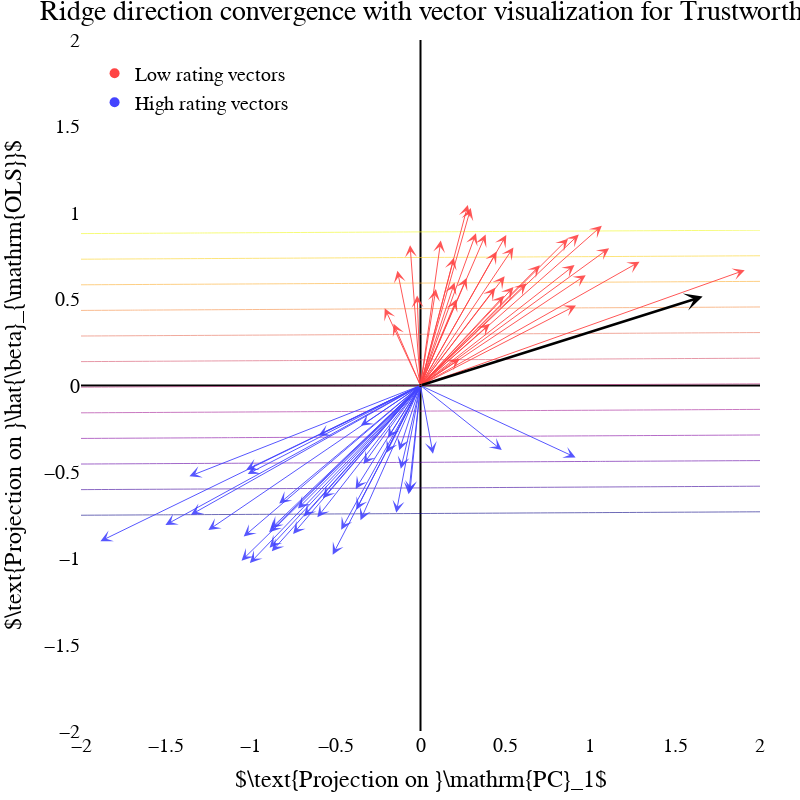

Here is the notebook cell this chart was saved with:
### Code cell
# ---------- main helper -------------------------------------------
def create_ridge_alignment_plot(
    attribute: str = "trustworthy",
    n_samples: int | None = 1004,
    alphas: np.ndarray | None = None,
    n_alphas_to_show: int = 1,
    width: int = 800,
    height: int = 800,
):
    """
    • vectors from origin to each stimulus point (colored by rating)
    • β̂_OLS and v_CI vectors with arrowheads & on-plot LaTeX labels
    • dashed Ridge path with arrowheads for selected α
    • vectors starting from centroid of low-rating points
    • centroids and connecting line shown
    • covariance ellipses for low and high rating groups
    • level-set contours of β_OLS regression
    """
    # 1 – load data & key vectors
    X, y, Σ_v, pc1, _, _ = load_attribute_data(attribute)
    #remove the max y val from X and y
    X = X[y!= y.max()]
    y = y[y!= y.max()]
    y = -y

    if n_samples is not None:
        X, y = X[:n_samples], y[:n_samples]

    β_ols = -LinearRegression(fit_intercept=False).fit(X, y).coef_
    β_ols /= np.linalg.norm(β_ols) + 1e-12
    v_ci  = Σ_v @ β_ols
    v_ci /= np.linalg.norm(v_ci) + 1e-12
    # X, y = X[::6], y[::6]
    
    # 2 – projection
    ortho = orthogonalize(β_ols, pc1)
    X2d         = _project(X,        pc1, ortho) * 100
    X2d = -X2d*np.array([0.8, 3])*1.2
    β_ols_2d    = _project(β_ols,    pc1, ortho)*np.array([0.5, 1])#*X2d[:,1].std()
    v_ci_2d     = _project(v_ci,     pc1, ortho)#*X2d[:,0].std()#*np.linalg.norm(v_ci)
    
    # 3 – calculate centroids and group masks
    low_rating_mask = y < y.mean()-y.std()*1.5
    high_rating_mask = y > y.mean()+y.std()*1.5
    print(y)
    
    low_centroid = np.mean(X2d[low_rating_mask], axis=0) if np.any(low_rating_mask) else np.array([0.0, 0.0])
    high_centroid = np.mean(X2d[high_rating_mask], axis=0) if np.any(high_rating_mask) else np.array([0.0, 0.0])
    
    # Get points for each group for covariance calculation
    low_points = X2d[low_rating_mask] if np.any(low_rating_mask) else np.array([]).reshape(0, 2)
    high_points = X2d[high_rating_mask] if np.any(high_rating_mask) else np.array([]).reshape(0, 2)

    dist_to_centroid = np.linalg.norm(high_centroid - low_centroid)
    y_dist_to_centroid = np.linalg.norm(high_centroid[1] - low_centroid[1])
    β_ols_2d = β_ols_2d * y_dist_to_centroid
    v_ci_2d = v_ci_2d * dist_to_centroid*np.array([1.2, 1.25])
    print(f"Distance between centroids: {dist_to_centroid}")
    print(f"Distance between centroids in y: {y_dist_to_centroid}")
    print(f"Low rating centroid (y < 70): {low_centroid}")
    print(f"High rating centroid (y > 70): {high_centroid}")
    print(f"Points with y < 70: {np.sum(low_rating_mask)}")
    print(f"Points with y > 70: {np.sum(high_rating_mask)}")

    # 4 – figure
    fig = go.Figure()

    # Add level-set contours of β_OLS regression
    x_range = np.linspace(-2, 2, 100)
    y_range = np.linspace(-1+0.2, 1.1-0.2, 100)
    X_grid, Y_grid = np.meshgrid(x_range, y_range)
    
    # Calculate β_OLS dot product for each grid point
    Z_grid = β_ols_2d[0] * X_grid + β_ols_2d[1] * Y_grid
    
    fig.add_trace(
        go.Contour(
            x=x_range,
            y=y_range,
            z=Z_grid,
            showscale=False,
            line=dict(color='lightgray', width=1),
            contours=dict(
                showlines=True,
                showlabels=False,
                coloring='lines'
            ),
            name='β̂_OLS contours',
            showlegend=False,
            opacity=0.6
        )
    )

    # Add covariance ellipses first (so they appear behind other elements)
    # _add_covariance_ellipse(fig, low_points, low_centroid, "#4444FF", "Low rating covariance", n_std=2, opacity=0.2)
    # _add_covariance_ellipse(fig, high_points, high_centroid, "#FF4444", "High rating covariance", n_std=2, opacity=0.2)

    # REPLACED SCATTER PLOT WITH VECTORS FROM ORIGIN
    # Add vectors for low rating points (red/orange)
    for i, point in enumerate(X2d[low_rating_mask][::2]):
        _add_arrow(fig, point, color="#4444FF", opacity=0.9, arrowsize=2., arrowwidth=1)
    
    # Add vectors for high rating points (blue/teal)  
    for i, point in enumerate(X2d[high_rating_mask][::2]):
        _add_arrow(fig, point, color="#FF4444", opacity=0.9, arrowsize=2, arrowwidth=1)
        

    # stimuli scatter
    # fig.add_trace(
    #     go.Scatter(
    #         x=X2d[low_rating_mask|high_rating_mask, 0], y=X2d[low_rating_mask|high_rating_mask, 1],
    #         mode="markers",
    #         marker=dict(size=5, color=y[low_rating_mask|high_rating_mask], colorscale="Viridis", showscale=True, opacity=0.5),
    #         name="Stimuli",
    #     )
    # )

    # Add dummy traces for legend
    fig.add_trace(
        go.Scatter(
            x=[None], y=[None],
            mode="markers",
            marker=dict(size=10, color="#FF4444"),
            name="Low rating vectors",
        )
    )
    fig.add_trace(
        go.Scatter(
            x=[None], y=[None],
            mode="markers", 
            marker=dict(size=10, color="#4444FF"),
            name="High rating vectors",
        )
    )

    # # Add centroids as markers
    # for s, c1,c2 in [(18, 'black', 'black'), (12, 'blue', 'red')]:
    #     fig.add_trace(
    #         go.Scatter(
    #             x=[low_centroid[0]], y=[low_centroid[1]],
    #             mode="markers",
    #             marker=dict(size=s, color=c1, symbol="diamond"),
    #             **({'name': "Low rating centroid"} if c1 != 'black' else {}),
    #             showlegend=False if c1 == 'black' else True,
    #         )
    #     )
    
    #     fig.add_trace(
    #         go.Scatter(
    #             x=[high_centroid[0]], y=[high_centroid[1]],
    #             mode="markers",
    #             marker=dict(size=s, color=c2, symbol="diamond"),
    #             **({'name': "High rating centroid"} if c1 != 'black' else {}),
    #             showlegend=False if c1 == 'black' else True,
    #         )
    #     )

    # Add line connecting centroids
    # fig.add_trace(
    #     go.Scatter(
    #         x=[low_centroid[0], high_centroid[0]], 
    #         y=[low_centroid[1], high_centroid[1]],
    #         mode="lines",
    #         line=dict(color="black", width=3, dash="dot"),
    #         name="Centroid connection",
    #             showlegend=False

    #     )
    # )

    # β̂_OLS and v_CI arrows with labels, starting from low centroid
    # _add_arrow(fig, β_ols_2d, "black",  r"$\hat{\beta}_{\mathrm{OLS}}$")#, start_point=low_centroid+np.array([0, 0.07]))
    _add_arrow(fig, v_ci_2d,  "black", r"$v_{\mathrm{CI}}$", arrowsize=1.2, arrowwidth=2.5)#, start_point=low_centroid+np.array([0, 0.07]))

    # axes & layout
    fig.update_xaxes(
        title_text=r"$\text{Projection on }\mathrm{PC}_1$",
        range=[-2, 2], zeroline=True, zerolinecolor="black", zerolinewidth=2,
        showgrid=False
    )
    fig.update_yaxes(
        title_text=r"$\text{Projection on }\hat{\beta}_{\mathrm{OLS}}$",
        range=[-2, 2.], zeroline=True, zerolinecolor="black", zerolinewidth=2,
        showgrid=False
    )
    fig.update_layout(
        width=width, height=height,
        title=r"Ridge direction convergence with vector visualization for Trustworthiness ratings",

        plot_bgcolor='white',  # White plot background
        legend=dict(x=0.02, y=0.98, bgcolor="rgba(255,255,255,0.8)"),
        margin=dict(l=40, r=40, t=40, b=40),
        font=dict(size=20, color="black", family="Serif")  # Set global font to Serif
    )
    

    return fig


# ------------------------------------------------------------------
# run example
# ------------------------------------------------------------------
if __name__ == "__main__":
    fig = create_ridge_alignment_plot()
    # Outside Jupyter this loads MathJax so LaTeX renders:
    fig.show(config={"mathjax": "cdn"})
    # fig.write_image("ridge_alignment.png", scale=3)  # needs kaleido

### Figure 1 — Plotly figure (JSON) as saved in the notebook; plotly's stock layout.template omitted (floating-point values rounded to 4 significant figures; data arrays with more than 128 entries replaced by an {"elided": "..."} marker saying what was removed)
{"data": [{"contours": {"coloring": "lines", "showlabels": false, "showlines": true}, "line": {"color": "lightgray", "width": 1}, "name": "β̂_OLS contours", "opacity": 0.6, "showlegend": false, "showscale": false, "type": "contour", "x": [-2.0, -1.96, -1.919, -1.879, -1.838, -1.798, -1.758, -1.717, -1.677, -1.636, -1.596, -1.556, -1.515, -1.475, -1.434, -1.394, -1.354, -1.313, -1.273, -1.232, -1.192, -1.152, -1.111, -1.071, -1.03, -0.9899, -0.9495, -0.9091, -0.8687, -0.8283, -0.7879, -0.7475, -0.7071, -0.6667, -0.6263, -0.5859, -0.5455, -0.5051, -0.4646, -0.4242, -0.3838, -0.3434, -0.303, -0.2626, -0.2222, -0.1818, -0.1414, -0.101, -0.06061, -0.0202, 0.0202, 0.06061, 0.101, 0.1414, 0.1818, 0.2222, 0.2626, 0.303, 0.3434, 0.3838, 0.4242, 0.4646, 0.5051, 0.5455, 0.5859, 0.6263, 0.6667, 0.7071, 0.7475, 0.7879, 0.8283, 0.8687, 0.9091, 0.9495, 0.9899, 1.03, 1.071, 1.111, 1.152, 1.192, 1.232, 1.273, 1.313, 1.354, 1.394, 1.434, 1.475, 1.515, 1.556, 1.596, 1.636, 1.677, 1.717, 1.758, 1.798, 1.838, 1.879, 1.919, 1.96, 2.0], "y": [-0.8, -0.7828, -0.7657, -0.7485, -0.7313, -0.7141, -0.697, -0.6798, -0.6626, -0.6455, -0.6283, -0.6111, -0.5939, -0.5768, -0.5596, -0.5424, -0.5253, -0.5081, -0.4909, -0.4737, -0.4566, -0.4394, -0.4222, -0.4051, -0.3879, -0.3707, -0.3535, -0.3364, -0.3192, -0.302, -0.2848, -0.2677, -0.2505, -0.2333, -0.2162, -0.199, -0.1818, -0.1646, -0.1475, -0.1303, -0.1131, -0.09596, -0.07879, -0.06162, -0.04444, -0.02727, -0.0101, 0.007071, 0.02424, 0.04141, 0.05859, 0.07576, 0.09293, 0.1101, 0.1273, 0.1444, 0.1616, 0.1788, 0.196, 0.2131, 0.2303, 0.2475, 0.2646, 0.2818, 0.299, 0.3162, 0.3333, 0.3505, 0.3677, 0.3848, 0.402, 0.4192, 0.4364, 0.4535, 0.4707, 0.4879, 0.5051, 0.5222, 0.5394, 0.5566, 0.5737, 0.5909, 0.6081, 0.6253, 0.6424, 0.6596, 0.6768, 0.6939, 0.7111, 0.7283, 0.7455, 0.7626, 0.7798, 0.797, 0.8141, 0.8313, 0.8485, 0.8657, 0.8828, 0.9], "z": {"elided": "100x100 float values"}}, {"marker": {"color": "#FF4444", "size": 10}, "mode": "markers", "name": "Low rating vectors", "type": "scatter", "x": [null], "y": [null]}, {"marker": {"color": "#4444FF", "size": 10}, "mode": "markers", "name": "High rating vectors", "type": "scatter", "x": [null], "y": [null]}], "layout": {"annotations": [{"arrowcolor": "#4444FF", "arrowhead": 3, "arrowsize": 2, "arrowwidth": 1, "ax": 0, "axref": "x", "ay": 0, "ayref": "y", "opacity": 0.9, "showarrow": true, "text": "", "x": -1.885, "xref": "x", "y": -0.9014, "yref": "y"}, {"arrowcolor": "#4444FF", "arrowhead": 3, "arrowsize": 2, "arrowwidth": 1, "ax": 0, "axref": "x", "ay": 0, "ayref": "y", "opacity": 0.9, "showarrow": true, "text": "", "x": -1.352, "xref": "x", "y": -0.748, "yref": "y"}, {"arrowcolor": "#4444FF", "arrowhead": 3, "arrowsize": 2, "arrowwidth": 1, "ax": 0, "axref": "x", "ay": 0, "ayref": "y", "opacity": 0.9, "showarrow": true, "text": "", "x": -0.8889, "xref": "x", "y": -0.9387, "yref": "y"}, {"arrowcolor": "#4444FF", "arrowhead": 3, "arrowsize": 2, "arrowwidth": 1, "ax": 0, "axref": "x", "ay": 0, "ayref": "y", "opacity": 0.9, "showarrow": true, "text": "", "x": -0.7505, "xref": "x", "y": -0.8589, "yref": "y"}, {"arrowcolor": "#4444FF", "arrowhead": 3, "arrowsize": 2, "arrowwidth": 1, "ax": 0, "axref": "x", "ay": 0, "ayref": "y", "opacity": 0.9, "showarrow": true, "text": "", "x": -1.25, "xref": "x", "y": -0.837, "yref": "y"}, {"arrowcolor": "#4444FF", "arrowhead": 3, "arrowsize": 2, "arrowwidth": 1, "ax": 0, "axref": "x", "ay": 0, "ayref": "y", "opacity": 0.9, "showarrow": true, "text": "", "x": -0.116, "xref": "x", "y": -0.4813, "yref": "y"}, {"arrowcolor": "#4444FF", "arrowhead": 3, "arrowsize": 2, "arrowwidth": 1, "ax": 0, "axref": "x", "ay": 0, "ayref": "y", "opacity": 0.9, "showarrow": true, "text": "", "x": -0.6076, "xref": "x", "y": -0.7631, "yref": "y"}, {"arrowcolor": "#4444FF", "arrowhead": 3, "arrowsize": 2, "arrowwidth": 1, "ax": 0, "axref": "x", "ay": 0, "ayref": "y", "opacity": 0.9, "showarrow": true, "text": "", "x": -0.8322, "xref": "x", "y": -0.6832, "yref": "y"}, {"arrowcolor": "#4444FF", "arrowhead": 3, "arrowsize": 2, "arrowwidth": 1, "ax": 0, "axref": "x", "ay": 0, "ayref": "y", "opacity": 0.9, "showarrow": true, "text": "", "x": 0.4787, "xref": "x", "y": -0.3741, "yref": "y"}, {"arrowcolor": "#4444FF", "arrowhead": 3, "arrowsize": 2, "arrowwidth": 1, "ax": 0, "axref": "x", "ay": 0, "ayref": "y", "opacity": 0.9, "showarrow": true, "text": "", "x": -0.5753, "xref": "x", "y": -0.6532, "yref": "y"}, {"arrowcolor": "#4444FF", "arrowhead": 3, "arrowsize": 2, "arrowwidth": 1, "ax": 0, "axref": "x", "ay": 0, "ayref": "y", "opacity": 0.9, "showarrow": true, "text": "", "x": -0.5174, "xref": "x", "y": -0.9801, "yref": "y"}, {"arrowcolor": "#4444FF", "arrowhead": 3, "arrowsize": 2, "arrowwidth": 1, "ax": 0, "axref": "x", "ay": 0, "ayref": "y", "opacity": 0.9, "showarrow": true, "text": "", "x": 0.9136, "xref": "x", "y": -0.4163, "yref": "y"}, {"arrowcolor": "#4444FF", "arrowhead": 3, "arrowsize": 2, "arrowwidth": 1, "ax": 0, "axref": "x", "ay": 0, "ayref": "y", "opacity": 0.9, "showarrow": true, "text": "", "x": -0.7221, "xref": "x", "y": -0.7123, "yref": "y"}, {"arrowcolor": "#4444FF", "arrowhead": 3, "arrowsize": 2, "arrowwidth": 1, "ax": 0, "axref": "x", "ay": 0, "ayref": "y", "opacity": 0.9, "showarrow": true, "text": "", "x": -0.1253, "xref": "x", "y": -0.3743, "yref": "y"}, {"arrowcolor": "#4444FF", "arrowhead": 3, "arrowsize": 2, "arrowwidth": 1, "ax": 0, "axref": "x", "ay": 0, "ayref": "y", "opacity": 0.9, "showarrow": true, "text": "", "x": -0.3536, "xref": "x", "y": -0.7798, "yref": "y"}, {"arrowcolor": "#4444FF", "arrowhead": 3, "arrowsize": 2, "arrowwidth": 1, "ax": 0, "axref": "x", "ay": 0, "ayref": "y", "opacity": 0.9, "showarrow": true, "text": "", "x": -0.8919, "xref": "x", "y": -0.8493, "yref": "y"}, {"arrowcolor": "#4444FF", "arrowhead": 3, "arrowsize": 2, "arrowwidth": 1, "ax": 0, "axref": "x", "ay": 0, "ayref": "y", "opacity": 0.9, "showarrow": true, "text": "", "x": -0.06998, "xref": "x", "y": -0.6296, "yref": "y"}, {"arrowcolor": "#4444FF", "arrowhead": 3, "arrowsize": 2, "arrowwidth": 1, "ax": 0, "axref": "x", "ay": 0, "ayref": "y", "opacity": 0.9, "showarrow": true, "text": "", "x": -0.3357, "xref": "x", "y": -0.4547, "yref": "y"}, {"arrowcolor": "#4444FF", "arrowhead": 3, "arrowsize": 2, "arrowwidth": 1, "ax": 0, "axref": "x", "ay": 0, "ayref": "y", "opacity": 0.9, "showarrow": true, "text": "", "x": -0.3824, "xref": "x", "y": -0.5984, "yref": "y"}, {"arrowcolor": "#4444FF", "arrowhead": 3, "arrowsize": 2, "arrowwidth": 1, "ax": 0, "axref": "x", "ay": 0, "ayref": "y", "opacity": 0.9, "showarrow": true, "text": "", "x": -1.027, "xref": "x", "y": -0.4875, "yref": "y"}, {"arrowcolor": "#4444FF", "arrowhead": 3, "arrowsize": 2, "arrowwidth": 1, "ax": 0, "axref": "x", "ay": 0, "ayref": "y", "opacity": 0.9, "showarrow": true, "text": "", "x": -0.8817, "xref": "x", "y": -0.8288, "yref": "y"}, {"arrowcolor": "#4444FF", "arrowhead": 3, "arrowsize": 2, "arrowwidth": 1, "ax": 0, "axref": "x", "ay": 0, "ayref": "y", "opacity": 0.9, "showarrow": true, "text": "", "x": -1.042, "xref": "x", "y": -0.8742, "yref": "y"}, {"arrowcolor": "#4444FF", "arrowhead": 3, "arrowsize": 2, "arrowwidth": 1, "ax": 0, "axref": "x", "ay": 0, "ayref": "y", "opacity": 0.9, "showarrow": true, "text": "", "x": -0.1428, "xref": "x", "y": -0.736, "yref": "y"}, {"arrowcolor": "#4444FF", "arrowhead": 3, "arrowsize": 2, "arrowwidth": 1, "ax": 0, "axref": "x", "ay": 0, "ayref": "y", "opacity": 0.9, "showarrow": true, "text": "", "x": -1.503, "xref": "x", "y": -0.8078, "yref": "y"}, {"arrowcolor": "#4444FF", "arrowhead": 3, "arrowsize": 2, "arrowwidth": 1, "ax": 0, "axref": "x", "ay": 0, "ayref": "y", "opacity": 0.9, "showarrow": true, "text": "", "x": -0.4671, "xref": "x", "y": -0.8349, "yref": "y"}, {"arrowcolor": "#4444FF", "arrowhead": 3, "arrowsize": 2, "arrowwidth": 1, "ax": 0, "axref": "x", "ay": 0, "ayref": "y", "opacity": 0.9, "showarrow": true, "text": "", "x": -0.378, "xref": "x", "y": -0.7191, "yref": "y"}, {"arrowcolor": "#4444FF", "arrowhead": 3, "arrowsize": 2, "arrowwidth": 1, "ax": 0, "axref": "x", "ay": 0, "ayref": "y", "opacity": 0.9, "showarrow": true, "text": "", "x": -0.8758, "xref": "x", "y": -0.9598, "yref": "y"}, {"arrowcolor": "#4444FF", "arrowhead": 3, "arrowsize": 2, "arrowwidth": 1, "ax": 0, "axref": "x", "ay": 0, "ayref": "y", "opacity": 0.9, "showarrow": true, "text": "", "x": -0.06268, "xref": "x", "y": -0.62, "yref": "y"}, {"arrowcolor": "#4444FF", "arrowhead": 3, "arrowsize": 2, "arrowwidth": 1, "ax": 0, "axref": "x", "ay": 0, "ayref": "y", "opacity": 0.9, "showarrow": true, "text": "", "x": -1.005, "xref": "x", "y": -1.028, "yref": "y"}, {"arrowcolor": "#4444FF", "arrowhead": 3, "arrowsize": 2, "arrowwidth": 1, "ax": 0, "axref": "x", "ay": 0, "ayref": "y", "opacity": 0.9, "showarrow": true, "text": "", "x": -0.3519, "xref": "x", "y": -0.2337, "yref": "y"}, {"arrowcolor": "#4444FF", "arrowhead": 3, "arrowsize": 2, "arrowwidth": 1, "ax": 0, "axref": "x", "ay": 0, "ayref": "y", "opacity": 0.9, "showarrow": true, "text": "", "x": -1.018, "xref": "x", "y": -0.512, "yref": "y"}, {"arrowcolor": "#4444FF", "arrowhead": 3, "arrowsize": 2, "arrowwidth": 1, "ax": 0, "axref": "x", "ay": 0, "ayref": "y", "opacity": 0.9, "showarrow": true, "text": "", "x": 0.07354, "xref": "x", "y": -0.3957, "yref": "y"}, {"arrowcolor": "#4444FF", "arrowhead": 3, "arrowsize": 2, "arrowwidth": 1, "ax": 0, "axref": "x", "ay": 0, "ayref": "y", "opacity": 0.9, "showarrow": true, "text": "", "x": -1.361, "xref": "x", "y": -0.5258, "yref": "y"}, {"arrowcolor": "#4444FF", "arrowhead": 3, "arrowsize": 2, "arrowwidth": 1, "ax": 0, "axref": "x", "ay": 0, "ayref": "y", "opacity": 0.9, "showarrow": true, "text": "", "x": -0.6014, "xref": "x", "y": -0.2902, "yref": "y"}, {"arrowcolor": "#4444FF", "arrowhead": 3, "arrowsize": 2, "arrowwidth": 1, "ax": 0, "axref": "x", "ay": 0, "ayref": "y", "opacity": 0.9, "showarrow": true, "text": "", "x": -0.2001, "xref": "x", "y": -0.3887, "yref": "y"}, {"arrowcolor": "#4444FF", "arrowhead": 3, "arrowsize": 2, "arrowwidth": 1, "ax": 0, "axref": "x", "ay": 0, "ayref": "y", "opacity": 0.9, "showarrow": true, "text": "", "x": -0.1915, "xref": "x", "y": -0.303, "yref": "y"}, {"arrowcolor": "#4444FF", "arrowhead": 3, "arrowsize": 2, "arrowwidth": 1, "ax": 0, "axref": "x", "ay": 0, "ayref": "y", "opacity": 0.9, "showarrow": true, "text": "", "x": -1.054, "xref": "x", "y": -1.014, "yref": "y"}, {"arrowcolor": "#4444FF", "arrowhead": 3, "arrowsize": 2, "arrowwidth": 1, "ax": 0, "axref": "x", "ay": 0, "ayref": "y", "opacity": 0.9, "showarrow": true, "text": "", "x": -0.6871, "xref": "x", "y": -0.758, "yref": "y"}, {"arrowcolor": "#FF4444", "arrowhead": 3, "arrowsize": 2, "arrowwidth": 1, "ax": 0, "axref": "x", "ay": 0, "ayref": "y", "opacity": 0.9, "showarrow": true, "text": "", "x": 0.3268, "xref": "x", "y": 0.8814, "yref": "y"}, {"arrowcolor": "#FF4444", "arrowhead": 3, "arrowsize": 2, "arrowwidth": 1, "ax": 0, "axref": "x", "ay": 0, "ayref": "y", "opacity": 0.9, "showarrow": true, "text": "", "x": 0.869, "xref": "x", "y": 0.8498, "yref": "y"}, {"arrowcolor": "#FF4444", "arrowhead": 3, "arrowsize": 2, "arrowwidth": 1, "ax": 0, "axref": "x", "ay": 0, "ayref": "y", "opacity": 0.9, "showarrow": true, "text": "", "x": 1.29, "xref": "x", "y": 0.7163, "yref": "y"}, {"arrowcolor": "#FF4444", "arrowhead": 3, "arrowsize": 2, "arrowwidth": 1, "ax": 0, "axref": "x", "ay": 0, "ayref": "y", "opacity": 0.9, "showarrow": true, "text": "", "x": 1.91, "xref": "x", "y": 0.6675, "yref": "y"}, {"arrowcolor": "#FF4444", "arrowhead": 3, "arrowsize": 2, "arrowwidth": 1, "ax": 0, "axref": "x", "ay": 0, "ayref": "y", "opacity": 0.9, "showarrow": true, "text": "", "x": 0.5483, "xref": "x", "y": 0.57, "yref": "y"}, {"arrowcolor": "#FF4444", "arrowhead": 3, "arrowsize": 2, "arrowwidth": 1, "ax": 0, "axref": "x", "ay": 0, "ayref": "y", "opacity": 0.9, "showarrow": true, "text": "", "x": 0.5053, "xref": "x", "y": 0.8711, "yref": "y"}, {"arrowcolor": "#FF4444", "arrowhead": 3, "arrowsize": 2, "arrowwidth": 1, "ax": 0, "axref": "x", "ay": 0, "ayref": "y", "opacity": 0.9, "showarrow": true, "text": "", "x": -0.2109, "xref": "x", "y": 0.4479, "yref": "y"}, {"arrowcolor": "#FF4444", "arrowhead": 3, "arrowsize": 2, "arrowwidth": 1, "ax": 0, "axref": "x", "ay": 0, "ayref": "y", "opacity": 0.9, "showarrow": true, "text": "", "x": 0.4487, "xref": "x", "y": 0.7755, "yref": "y"}, {"arrowcolor": "#FF4444", "arrowhead": 3, "arrowsize": 2, "arrowwidth": 1, "ax": 0, "axref": "x", "ay": 0, "ayref": "y", "opacity": 0.9, "showarrow": true, "text": "", "x": 0.492, "xref": "x", "y": 0.5197, "yref": "y"}, {"arrowcolor": "#FF4444", "arrowhead": 3, "arrowsize": 2, "arrowwidth": 1, "ax": 0, "axref": "x", "ay": 0, "ayref": "y", "opacity": 0.9, "showarrow": true, "text": "", "x": 0.44, "xref": "x", "y": 0.5653, "yref": "y"}, {"arrowcolor": "#FF4444", "arrowhead": 3, "arrowsize": 2, "arrowwidth": 1, "ax": 0, "axref": "x", "ay": 0, "ayref": "y", "opacity": 0.9, "showarrow": true, "text": "", "x": 0.296, "xref": "x", "y": 1.027, "yref": "y"}, {"arrowcolor": "#FF4444", "arrowhead": 3, "arrowsize": 2, "arrowwidth": 1, "ax": 0, "axref": "x", "ay": 0, "ayref": "y", "opacity": 0.9, "showarrow": true, "text": "", "x": 0.4956, "xref": "x", "y": 0.6323, "yref": "y"}, {"arrowcolor": "#FF4444", "arrowhead": 3, "arrowsize": 2, "arrowwidth": 1, "ax": 0, "axref": "x", "ay": 0, "ayref": "y", "opacity": 0.9, "showarrow": true, "text": "", "x": 0.9072, "xref": "x", "y": 0.6969, "yref": "y"}, {"arrowcolor": "#FF4444", "arrowhead": 3, "arrowsize": 2, "arrowwidth": 1, "ax": 0, "axref": "x", "ay": 0, "ayref": "y", "opacity": 0.9, "showarrow": true, "text": "", "x": 1.068, "xref": "x", "y": 0.925, "yref": "y"}, {"arrowcolor": "#FF4444", "arrowhead": 3, "arrowsize": 2, "arrowwidth": 1, "ax": 0, "axref": "x", "ay": 0, "ayref": "y", "opacity": 0.9, "showarrow": true, "text": "", "x": 0.5474, "xref": "x", "y": 0.7992, "yref": "y"}, {"arrowcolor": "#FF4444", "arrowhead": 3, "arrowsize": 2, "arrowwidth": 1, "ax": 0, "axref": "x", "ay": 0, "ayref": "y", "opacity": 0.9, "showarrow": true, "text": "", "x": -0.01973, "xref": "x", "y": 0.5213, "yref": "y"}, {"arrowcolor": "#FF4444", "arrowhead": 3, "arrowsize": 2, "arrowwidth": 1, "ax": 0, "axref": "x", "ay": 0, "ayref": "y", "opacity": 0.9, "showarrow": true, "text": "", "x": 0.7031, "xref": "x", "y": 0.6954, "yref": "y"}, {"arrowcolor": "#FF4444", "arrowhead": 3, "arrowsize": 2, "arrowwidth": 1, "ax": 0, "axref": "x", "ay": 0, "ayref": "y", "opacity": 0.9, "showarrow": true, "text": "", "x": 0.2005, "xref": "x", "y": 0.5959, "yref": "y"}, {"arrowcolor": "#FF4444", "arrowhead": 3, "arrowsize": 2, "arrowwidth": 1, "ax": 0, "axref": "x", "ay": 0, "ayref": "y", "opacity": 0.9, "showarrow": true, "text": "", "x": -0.06136, "xref": "x", "y": 0.8123, "yref": "y"}, {"arrowcolor": "#FF4444", "arrowhead": 3, "arrowsize": 2, "arrowwidth": 1, "ax": 0, "axref": "x", "ay": 0, "ayref": "y", "opacity": 0.9, "showarrow": true, "text": "", "x": 0.2787, "xref": "x", "y": 1.045, "yref": "y"}, {"arrowcolor": "#FF4444", "arrowhead": 3, "arrowsize": 2, "arrowwidth": 1, "ax": 0, "axref": "x", "ay": 0, "ayref": "y", "opacity": 0.9, "showarrow": true, "text": "", "x": 0.2308, "xref": "x", "y": 0.1541, "yref": "y"}, {"arrowcolor": "#FF4444", "arrowhead": 3, "arrowsize": 2, "arrowwidth": 1, "ax": 0, "axref": "x", "ay": 0, "ayref": "y", "opacity": 0.9, "showarrow": true, "text": "", "x": -0.1361, "xref": "x", "y": 0.6649, "yref": "y"}, {"arrowcolor": "#FF4444", "arrowhead": 3, "arrowsize": 2, "arrowwidth": 1, "ax": 0, "axref": "x", "ay": 0, "ayref": "y", "opacity": 0.9, "showarrow": true, "text": "", "x": 0.408, "xref": "x", "y": 0.3569, "yref": "y"}, {"arrowcolor": "#FF4444", "arrowhead": 3, "arrowsize": 2, "arrowwidth": 1, "ax": 0, "axref": "x", "ay": 0, "ayref": "y", "opacity": 0.9, "showarrow": true, "text": "", "x": 0.1965, "xref": "x", "y": 0.7396, "yref": "y"}, {"arrowcolor": "#FF4444", "arrowhead": 3, "arrowsize": 2, "arrowwidth": 1, "ax": 0, "axref": "x", "ay": 0, "ayref": "y", "opacity": 0.9, "showarrow": true, "text": "", "x": 1.111, "xref": "x", "y": 0.7949, "yref": "y"}, {"arrowcolor": "#FF4444", "arrowhead": 3, "arrowsize": 2, "arrowwidth": 1, "ax": 0, "axref": "x", "ay": 0, "ayref": "y", "opacity": 0.9, "showarrow": true, "text": "", "x": 0.2121, "xref": "x", "y": 0.4989, "yref": "y"}, {"arrowcolor": "#FF4444", "arrowhead": 3, "arrowsize": 2, "arrowwidth": 1, "ax": 0, "axref": "x", "ay": 0, "ayref": "y", "opacity": 0.9, "showarrow": true, "text": "", "x": 0.916, "xref": "x", "y": 0.4634, "yref": "y"}, {"arrowcolor": "#FF4444", "arrowhead": 3, "arrowsize": 2, "arrowwidth": 1, "ax": 0, "axref": "x", "ay": 0, "ayref": "y", "opacity": 0.9, "showarrow": true, "text": "", "x": -0.1588, "xref": "x", "y": 0.3577, "yref": "y"}, {"arrowcolor": "#FF4444", "arrowhead": 3, "arrowsize": 2, "arrowwidth": 1, "ax": 0, "axref": "x", "ay": 0, "ayref": "y", "opacity": 0.9, "showarrow": true, "text": "", "x": 0.9324, "xref": "x", "y": 0.8737, "yref": "y"}, {"arrowcolor": "#FF4444", "arrowhead": 3, "arrowsize": 2, "arrowwidth": 1, "ax": 0, "axref": "x", "ay": 0, "ayref": "y", "opacity": 0.9, "showarrow": true, "text": "", "x": 0.624, "xref": "x", "y": 0.5921, "yref": "y"}, {"arrowcolor": "#FF4444", "arrowhead": 3, "arrowsize": 2, "arrowwidth": 1, "ax": 0, "axref": "x", "ay": 0, "ayref": "y", "opacity": 0.9, "showarrow": true, "text": "", "x": 0.1195, "xref": "x", "y": 0.8393, "yref": "y"}, {"arrowcolor": "#FF4444", "arrowhead": 3, "arrowsize": 2, "arrowwidth": 1, "ax": 0, "axref": "x", "ay": 0, "ayref": "y", "opacity": 0.9, "showarrow": true, "text": "", "x": 0.09049, "xref": "x", "y": 0.5583, "yref": "y"}, {"arrowcolor": "#FF4444", "arrowhead": 3, "arrowsize": 2, "arrowwidth": 1, "ax": 0, "axref": "x", "ay": 0, "ayref": "y", "opacity": 0.9, "showarrow": true, "text": "", "x": 0.9732, "xref": "x", "y": 0.6387, "yref": "y"}, {"arrowcolor": "#FF4444", "arrowhead": 3, "arrowsize": 2, "arrowwidth": 1, "ax": 0, "axref": "x", "ay": 0, "ayref": "y", "opacity": 0.9, "showarrow": true, "text": "", "x": 0.2714, "xref": "x", "y": 0.6229, "yref": "y"}, {"arrowcolor": "#FF4444", "arrowhead": 3, "arrowsize": 2, "arrowwidth": 1, "ax": 0, "axref": "x", "ay": 0, "ayref": "y", "opacity": 0.9, "showarrow": true, "text": "", "x": 0.3839, "xref": "x", "y": 0.8741, "yref": "y"}, {"arrowcolor": "black", "arrowhead": 3, "arrowsize": 1.2, "arrowwidth": 2.5, "ax": 0, "axref": "x", "ay": 0, "ayref": "y", "opacity": 1, "showarrow": true, "text": "", "x": 1.662, "xref": "x", "y": 0.5148, "yref": "y"}, {"font": {"color": "black", "size": 14}, "showarrow": false, "text": "", "x": 1.745, "xanchor": "center", "xref": "x", "y": 0.5406, "yanchor": "bottom", "yref": "y"}], "font": {"color": "black", "family": "Serif", "size": 20}, "height": 800, "legend": {"bgcolor": "rgba(255,255,255,0.8)", "x": 0.02, "y": 0.98}, "margin": {"b": 40, "l": 40, "r": 40, "t": 40}, "plot_bgcolor": "white", "title": {"text": "Ridge direction convergence with vector visualization for Trustworthiness ratings"}, "width": 800, "xaxis": {"range": [-2, 2], "showgrid": false, "title": {"text": "$\\text{Projection on }\\mathrm{PC}_1$"}, "zeroline": true, "zerolinecolor": "black", "zerolinewidth": 2}, "yaxis": {"range": [-2, 2], "showgrid": false, "title": {"text": "$\\text{Projection on }\\hat{\\beta}_{\\mathrm{OLS}}$"}, "zeroline": true, "zerolinecolor": "black", "zerolinewidth": 2}}}
